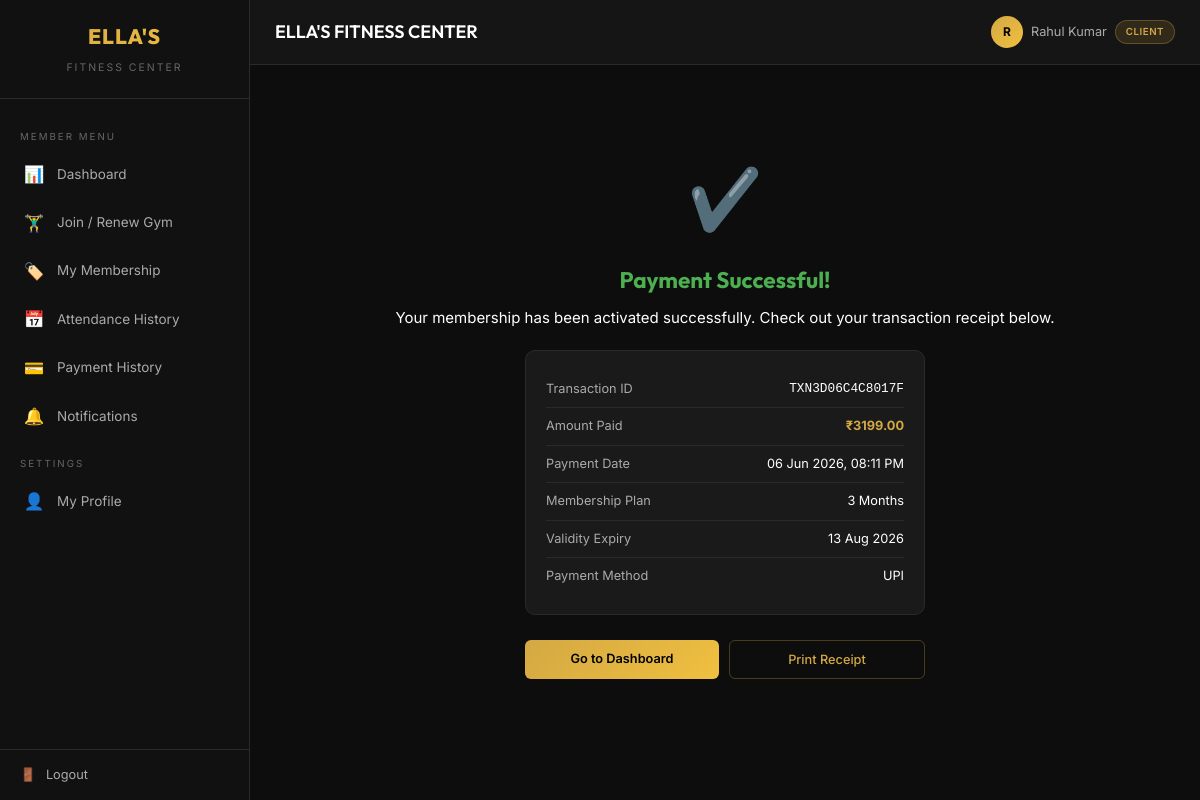
The page /payments/success/1/ (signed in) on the database its author committed.
### accounts/models.py (models this page shows, shortened)
class User(AbstractUser):
    ROLE_CHOICES = [
        ('CLIENT', 'Client'),
        ('ADMIN', 'Admin'),
    ]
    role = models.CharField(max_length=10, choices=ROLE_CHOICES, default='CLIENT')
    phone = models.CharField(max_length=15, blank=True)
    address = models.TextField(blank=True)
    date_of_birth = models.DateField(null=True, blank=True)
    emergency_contact = models.CharField(max_length=15, blank=True)
    @property
    def is_admin_user(self):
        return self.role == 'ADMIN'

### payments/models.py (models this page shows, shortened)
class Payment(models.Model):
    STATUS_CHOICES = [
        ('SUCCESS', 'Success'),
        ('FAILED', 'Failed'),
        ('PENDING', 'Pending'),
    ]
    user = models.ForeignKey(settings.AUTH_USER_MODEL, on_delete=models.CASCADE, related_name='payments')
    membership = models.ForeignKey('members.Membership', on_delete=models.SET_NULL, null=True, related_name='payments')
    amount = models.DecimalField(max_digits=10, decimal_places=2)
    transaction_id = models.CharField(max_length=100, unique=True)
    payment_method = models.CharField(max_length=50, default='Test Payment')
    status = models.CharField(max_length=10, choices=STATUS_CHOICES, default='PENDING')
    created_at = models.DateTimeField(auto_now_add=True)
    notes = models.TextField(blank=True)
    class Meta:
        ordering = ['-created_at']

### members/models.py (models this page shows, shortened)
class Membership(models.Model):
    PLAN_CHOICES = [
        ('1_MONTH', '1 Month'),
        ('3_MONTH', '3 Months'),
        ('6_MONTH', '6 Months'),
    ]
    STATUS_CHOICES = [
        ('ACTIVE', 'Active'),
        ('EXPIRED', 'Expired'),
        ('PENDING', 'Pending Payment'),
    ]
    PLAN_PRICES = {
        '1_MONTH': 1199,
        '3_MONTH': 3199,
        '6_MONTH': 5999,
    }
    PLAN_DAYS = {
        '1_MONTH': 30,
        '3_MONTH': 90,
        '6_MONTH': 180,
    }
    user = models.ForeignKey(settings.AUTH_USER_MODEL, on_delete=models.CASCADE, related_name='memberships')
    plan = models.CharField(max_length=10, choices=PLAN_CHOICES)
    start_date = models.DateField()
    end_date = models.DateField()
    amount = models.DecimalField(max_digits=10, decimal_places=2)
    status = models.CharField(max_length=10, choices=STATUS_CHOICES, default='PENDING')
    created_at = models.DateTimeField(auto_now_add=True)
    class Meta:
        ordering = ['-created_at']

### payments/views.py (the view)
# urls.py: path('success/<int:payment_id>/', views.payment_success, name='payment_success'),
@login_required
def payment_success(request, payment_id):
    payment = Payment.objects.filter(id=payment_id, user=request.user).first()
    if not payment:
        return redirect('client_dashboard')
    return render(request, 'payments/success.html', {'payment': payment})

### templates/payments/success.html (shortened to what this page needs)
{% extends 'dashboard_base.html' %}
{% block content %}
<div class="success-page">
    <div class="success-icon">✔️</div>
    <h2>Payment Successful!</h2>
    <p>Your membership has been activated successfully. Check out your transaction receipt below.</p>
    <div class="success-details">
        <div class="row">
            <span class="label">Transaction ID</span>
            <code>{{ payment.transaction_id }}</code>
        </div>
        <div class="row">
            <span class="label">Amount Paid</span>
            <strong style="color: var(--gold);">₹{{ payment.amount }}</strong>
        </div>
        <div class="row">
            <span class="label">Payment Date</span>
            <span>{{ payment.created_at|date:"d M Y, h:i A" }}</span>
        </div>
        <div class="row">
            <span class="label">Membership Plan</span>
            <span>{{ payment.membership.get_plan_display }}</span>
        </div>
        <div class="row">
            <span class="label">Validity Expiry</span>
            <span>{{ payment.membership.end_date|date:"d M Y" }}</span>
        </div>
        <div class="row">
            <span class="label">Payment Method</span>
            <span>{{ payment.payment_method }}</span>
        </div>
    </div>
    <div style="display: flex; gap: 10px; justify-content: center; max-width: 400px; margin: 25px auto 0;">
        <a href="{% url 'dashboard' %}" class="btn btn-gold" style="flex: 1; justify-content: center;">Go to Dashboard</a>
        <button onclick="window.print();" class="btn btn-outline" style="flex: 1; justify-content: center;">Print Receipt</button>
    </div>
</div>
{% endblock %}

### templates/components/header.html (shortened to what this page needs)
<div class="header">
    <div class="header-left">
        <h1>{% block header_title %}ELLA'S FITNESS CENTER{% endblock %}</h1>
    </div>
    <div class="header-right">
        <div class="header-user">
            <div class="avatar">
                {{ user.first_name|slice:":1"|upper|default:user.username|slice:":1"|upper }}
            </div>
            <span>{{ user.get_full_name|default:user.username }}</span>
            <span class="badge badge-gold" style="font-size: 0.65rem;">{{ user.get_role_display }}</span>
        </div>
    </div>
</div>

### static/css/style.css (style rules this page uses)
:root { --bg-primary: #0d0d0d; --bg-secondary: #151515; --bg-card: #1a1a1a; --bg-card-hover: #222222; --bg-input: #1e1e1e; --bg-sidebar: #111111; --gold: #d4a843; --gold-bright: #f0c040; --gold-dim: #a88430; --gold-gradient: linear-gradient(135deg, #d4a843, #f0c040); --text-primary: #ffffff; --text-secondary: #aaaaaa; --text-muted: #666666; --success: #4caf50; --success-bg: rgba(76, 175, 80, 0.15); --danger: #f44336; --danger-bg: rgba(244, 67, 54, 0.15); --warning: #ff9800; --warning-bg: rgba(255, 152, 0, 0.15); --info: #2196f3; --info-bg: rgba(33, 150, 243, 0.15); --border-color: #2a2a2a; --border-gold: rgba(212, 168, 67, 0.3); --radius-sm: 6px; --radius-md: 10px; --radius-lg: 16px; --shadow: 0 2px 12px rgba(0,0,0,0.4); --shadow-gold: 0 0 20px rgba(212, 168, 67, 0.1); --sidebar-width: 250px; --header-height: 65px; --font-primary: 'Inter', -apple-system, BlinkMacSystemFont, sans-serif; --font-heading: 'Outfit', 'Inter', sans-serif; }
*, *::before, *::after { margin: 0; padding: 0; box-sizing: border-box; }
html { font-size: 15px; scroll-behavior: smooth; }
body { font-family: var(--font-primary); background: var(--bg-primary); color: var(--text-primary); line-height: 1.6; min-height: 100vh; }
a { color: var(--gold); text-decoration: none; transition: color 0.2s; }
.header { height: var(--header-height); background: var(--bg-secondary); border-bottom: 1px solid var(--border-color); display: flex; align-items: center; justify-content: space-between; padding: 0 25px; position: sticky; top: 0; z-index: 50; }
.header-left { display: flex; align-items: center; gap: 15px; }
.header-left h1 { font-family: var(--font-heading); font-size: 1.2rem; font-weight: 600; }
.header-right { display: flex; align-items: center; gap: 15px; }
.header-user { display: flex; align-items: center; gap: 8px; color: var(--text-secondary); font-size: 0.85rem; }
.header-user .avatar { width: 32px; height: 32px; border-radius: 50%; background: var(--gold-gradient); display: flex; align-items: center; justify-content: center; font-weight: 700; font-size: 0.8rem; color: #000; }
.btn { display: inline-flex; align-items: center; gap: 6px; padding: 9px 18px; border: none; border-radius: var(--radius-sm); font-family: var(--font-primary); font-size: 0.85rem; font-weight: 500; cursor: pointer; transition: all 0.2s; text-decoration: none; }
.btn-gold { background: var(--gold-gradient); color: #000; font-weight: 600; }
.btn-outline { background: transparent; border: 1px solid var(--border-gold); color: var(--gold); }
.badge { display: inline-flex; align-items: center; padding: 3px 10px; border-radius: 20px; font-size: 0.72rem; font-weight: 600; text-transform: uppercase; letter-spacing: 0.5px; }
.badge-gold { background: rgba(212, 168, 67, 0.15); color: var(--gold); border: 1px solid var(--border-gold); }
.success-page { text-align: center; padding: 60px 20px; }
.success-icon { font-size: 4rem; margin-bottom: 16px; }
.success-page h2 { font-family: var(--font-heading); font-size: 1.5rem; margin-bottom: 8px; color: var(--success); }
.success-details { background: var(--bg-card); border: 1px solid var(--border-color); border-radius: var(--radius-md); padding: 20px; max-width: 400px; margin: 20px auto; text-align: left; }
.success-details .row { display: flex; justify-content: space-between; padding: 8px 0; border-bottom: 1px solid var(--border-color); font-size: 0.85rem; }
.success-details .row:last-child { border-bottom: none; }
.success-details .row .label { color: var(--text-secondary); }

### rows shown on the page
User: first_name "R", get_full_name "Rahul Kumar", role "CLIENT"
Payment: transaction_id "TXN3D06C4C8017F", amount "3199.00", created_at "06 Jun 2026, 08:11 PM", membership.plan "3 Months", membership.end_date "13 Aug 2026", payment_method "UPI"
